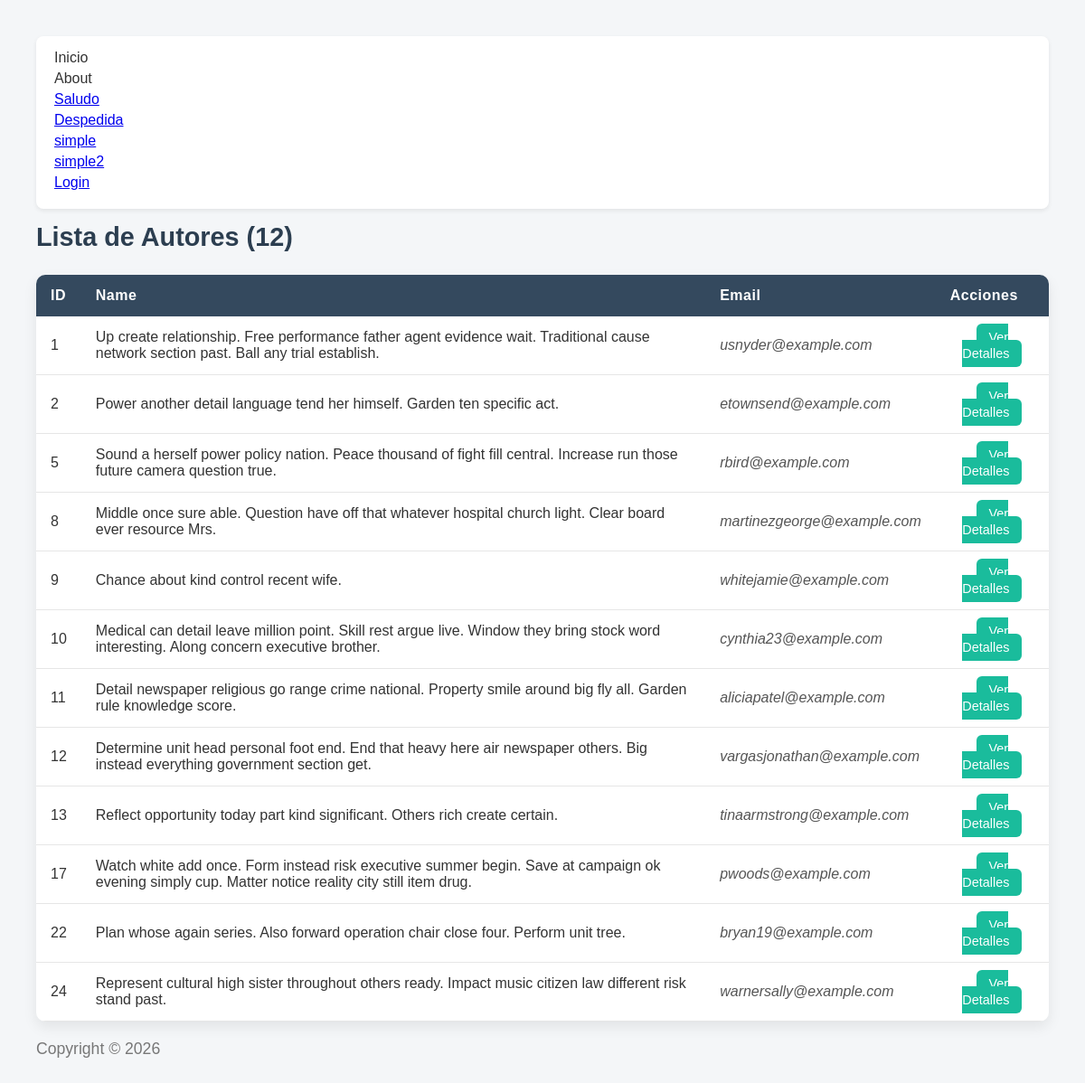
The page /authors/author_by_email/ on the database its author committed.
### authors/models.py (models this page shows, shortened)
class Author(models.Model):
    name = models.CharField(max_length=150)
    age = models.IntegerField(default=18)
    email = models.EmailField(unique=True)
    active = models.BooleanField(default=True)

### authors/views.py (the view)
# urls.py: path('author_by_email/', views.author_by_email, name='authors.author_by_email'),
def author_by_email(request: HttpRequest) -> HttpResponse:
    authors = Author.objects.filter(email__icontains='example.com')
    return render(request, 'authors/index.html', {
        'authors': authors
    })

### templates/authors/index.html (shortened to what this page needs)
{% extends 'layouts/base.html' %}
{% load static %}
{% block styles %}
    <link rel="stylesheet" href="{% static 'css/table.css' %}">
{% endblock %}
{% block content %}
    <h1>Lista de Autores ({{ authors|length }})</h1>
    {% if authors %}
        <table>
            <thead>
                <th>ID</th>
                <th>Name</th>
                <th>Email</th>
                <th>Acciones</th>
            </thead>
            <tbody>
                {% for author in authors %}
                    <tr>
                        <td>{{ author.id }}</td>
                        <td>{{ author.name }}</td>
                        <td>{{ author.email }}</td>
                        <td><a href="{% url 'authors.show' author.id %}">Ver Detalles</a></td>
                    </tr>
                {% endfor %}
            </tbody>
        </table>
    {% else %}
        <p>No hay autores disponibles.</p>
    {% endif %}
{% endblock %}

### static/css/global.css (style rules this page uses)
* { margin: 0; padding: 0; box-sizing: border-box; }
body { font-family: Arial, Helvetica, sans-serif; background-color: #f4f6f8; color: #333; padding: 40px; }

### static/css/table.css (style rules this page uses)
h1 { margin-bottom: 25px; color: #2c3e50; font-size: 1.8rem; }
table { width: 100%; border-collapse: collapse; background-color: #ffffff; border-radius: 10px; overflow: hidden; box-shadow: 0 6px 15px rgba(0, 0, 0, 0.08); }
thead { background-color: #34495e; color: #ffffff; }
thead th { padding: 14px 16px; text-align: left; font-weight: 600; letter-spacing: 0.5px; }
tbody tr { border-bottom: 1px solid #e6e6e6; transition: background-color 0.2s ease; }
td { padding: 14px 16px; color: #333; }
td:nth-child(3) { color: #555; font-style: italic; }
td:last-child { text-align: center; }
td a { background-color: #1abc9c; color: #ffffff; padding: 7px 14px; border-radius: 6px; font-size: 0.9rem; text-decoration: none; transition: background-color 0.2s ease, transform 0.1s ease; }

### rows shown on the page
Author: id "1", name "Up create relationship. Free performance father agent evidence wait. Traditional cause network section past. Ball any trial establish.", email "usnyder@example.com"
Author: id "2", name "Power another detail language tend her himself. Garden ten specific act.", email "etownsend@example.com"
Author: id "5", name "Sound a herself power policy nation. Peace thousand of fight fill central. Increase run those future camera question true.", email "rbird@example.com"
Author: id "8", name "Middle once sure able. Question have off that whatever hospital church light. Clear board ever resource Mrs.", email "martinezgeorge@example.com"
Author: id "9", name "Chance about kind control recent wife.", email "whitejamie@example.com"
Author: id "10", name "Medical can detail leave million point. Skill rest argue live. Window they bring stock word interesting. Along concern executive brother.", email "cynthia23@example.com"
Author: id "11", name "Detail newspaper religious go range crime national. Property smile around big fly all. Garden rule knowledge score.", email "aliciapatel@example.com"
Author: id "12", name "Determine unit head personal foot end. End that heavy here air newspaper others. Big instead everything government section get.", email "vargasjonathan@example.com"
Author: id "13", name "Reflect opportunity today part kind significant. Others rich create certain.", email "tinaarmstrong@example.com"
Author: id "17", name "Watch white add once. Form instead risk executive summer begin. Save at campaign ok evening simply cup. Matter notice reality city still item drug.", email "pwoods@example.com"
Author: id "22", name "Plan whose again series. Also forward operation chair close four. Perform unit tree.", email "bryan19@example.com"
Author: id "24", name "Represent cultural high sister throughout others ready. Impact music citizen law different risk stand past.", email "warnersally@example.com"

### other values the page prints
{{ authors|length }} "12"
